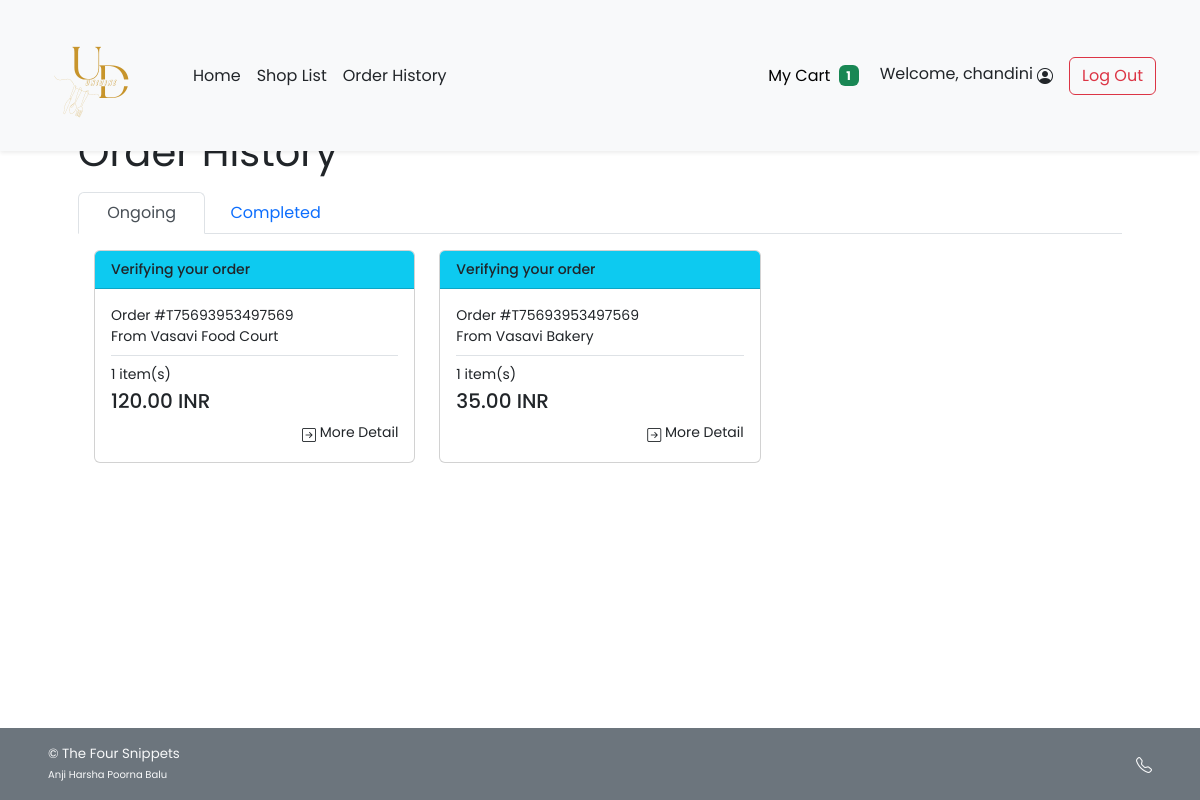
/cust_order_history.php (signed in), run on an earlier commit of the app's database.
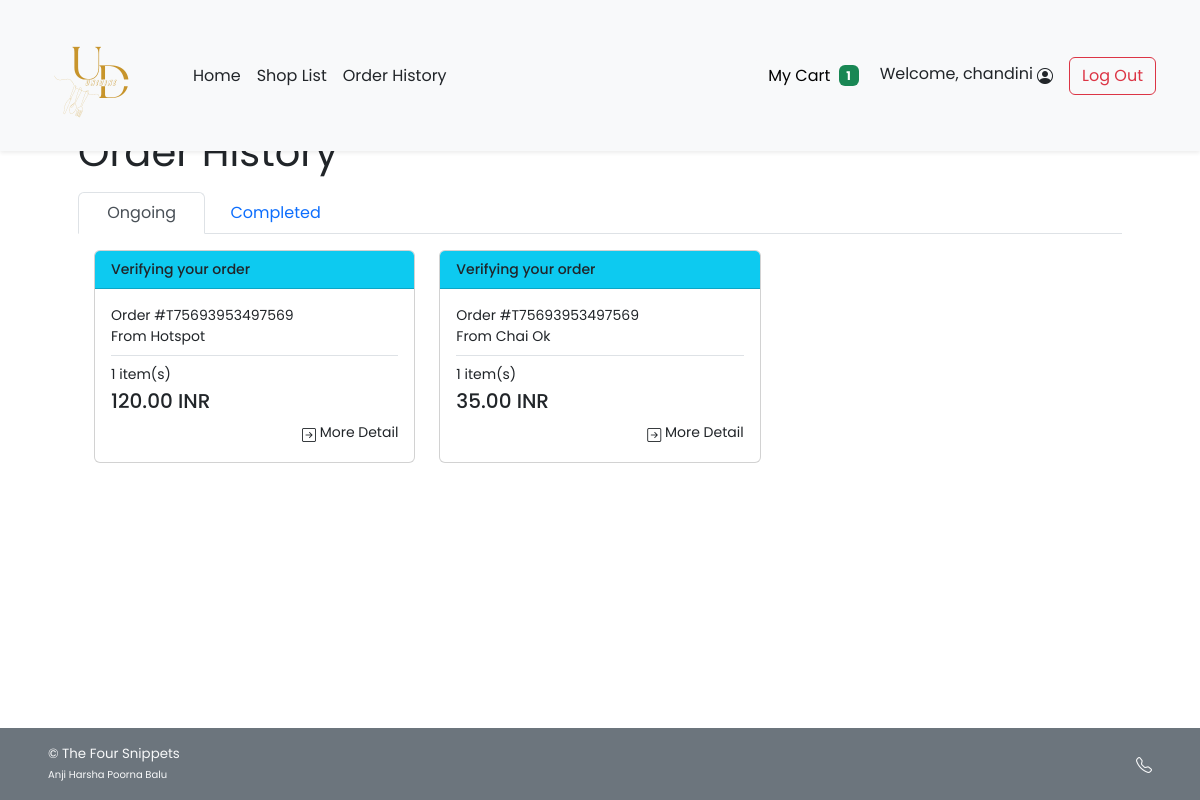
And on a later commit of the database.
### tables this page shows
CREATE TABLE `order_header` (
  `orh_id` int(11) NOT NULL,
  `c_id` int(11) NOT NULL,
  `s_id` int(11) NOT NULL,
  `p_id` int(11) NOT NULL,
  `orh_ordertime` timestamp NOT NULL DEFAULT current_timestamp(),
  `orh_orderstatus` varchar(45) NOT NULL,
  `orh_finishedtime` datetime DEFAULT NULL,
  `t_id` varchar(45) NOT NULL
);

CREATE TABLE `shop` (
  `s_username` varchar(45) NOT NULL,
  `s_pwd` varchar(45) NOT NULL,
  `s_name` varchar(100) NOT NULL,
  `s_location` varchar(100) NOT NULL,
  `s_email` varchar(100) NOT NULL,
  `s_phoneno` varchar(45) NOT NULL,
  `s_pic` text DEFAULT NULL,
  `s_id` int(11) NOT NULL
);

### cust_order_history.php (the view, shortened to what the changed rows need)
<!DOCTYPE html>
<html lang="en">
<head>
    <?php
    include("conn_db.php");
    include('head.php');
    ?>
    <link href="css/main.css" rel="stylesheet">
    <link href="css/menu.css" rel="stylesheet">
</head>
<body class="d-flex flex-column h-100">
    <div class="container px-5 py-4" id="shop-body">
        <div class="mb-3 text-wrap" id="shop-header">
            <h2 class="display-6 strong fw-normal">Order History</h2>
        </div>
        <div class="tab-content" id="nav-tabContent">
            <div class="tab-pane fade show active p-3" id="nav-ongoing" role="tabpanel" aria-labelledby="ongoing-tab">
                <?php
                $ongoing_query = "SELECT * FROM order_header WHERE c_id = {$_SESSION['cid']} AND orh_orderstatus <> 'FNSH';";
                $ongoing_result = $mysqli -> query($ongoing_query);
                $ongoing_num = $ongoing_result -> num_rows;
                if($ongoing_num>0){
            ?>
                <div class="row row-cols-1 row-cols-md-3">
                    <?php while($og_row = $ongoing_result -> fetch_array()){ ?>
                    <div class="col">
                        <a href="cust_order_detail.php?orh_id=<?php echo $og_row["orh_id"]?>"
                            class="text-dark text-decoration-none">
                            <div class="card mb-3">
                                <?php if($og_row["orh_orderstatus"]=="VRFY"){ ?>
                                <div class="card-header bg-info text-dark justify-content-between">
                                  <small class="me-auto d-flex" style="font-weight: 500;">Verifying your order</small>
                                </div>
                                <?php  } else if($og_row["orh_orderstatus"]=="ACPT"){ ?>
                                <div class="card-header bg-secondary text-dark justify-content-between">
                                    <small class="me-auto d-flex" style="font-weight: 500;">Accepted your order</small>
                                </div>
                                <?php }else if($og_row["orh_orderstatus"]=="PREP"){?>
                                <div class="card-header bg-warning justify-content-between">
                                    <small class="me-auto d-flex" style="font-weight: 500;">Preparing your order</small>
                                </div>
                                <?php }else if($og_row["orh_orderstatus"]=="RDPK"){?>
                                <div class="card-header bg-primary text-white justify-content-between">
                                    <small class="me-auto d-flex" style="font-weight: 500;">Your order is ready for
                                        pick-up</small>
                                </div>
                                <?php }else if($og_row["orh_orderstatus"]=="CNCL"){?>
                                <div class="card-header bg-danger text-white justify-content-between">
                                    <small class="me-auto d-flex" style="font-weight: 500;">Order Cancelled</small>
                                </div>
                                <?php }else{?>
                                <div class="card-header bg-success text-white justify-content-between">
                                    <small class="me-auto d-flex" style="font-weight: 500;">Order Finished</small>
                                </div><?php } ?>
                                <div class="card-body">
                                    <div class="card-text row row-cols-1 small">
                                        <div class="col">Order #<?php echo $og_row["t_id"];?></div>
                                        <div class="col mb-2">From
                                            <?php
                                            $shop_query = "SELECT s_name FROM shop WHERE s_id = {$og_row['s_id']};";
                                            $shop_arr = $mysqli -> query($shop_query) -> fetch_array();
                                            echo $shop_arr["s_name"];
                                        ?>
                                        </div>
                                        <?php
                                        $ord_query = "SELECT COUNT(*) AS cnt,SUM(ord_amount*ord_buyprice) AS gt FROM order_detail
                                        WHERE orh_id = {$og_row['orh_id']}";
                                        $ord_arr = $mysqli -> query($ord_query) -> fetch_array();
                                    ?>
                                        <div class="col pt-2 border-top"><?php echo $ord_arr["cnt"]?> item(s)</div>
                                        <div class="col mt-1 mb-2"><strong class="h5"><?php echo $ord_arr["gt"]?>
                                                INR</strong></div>
                                        <div class="col text-end">
                                            <a href="cust_order_detail.php?orh_id=<?php echo $og_row["orh_id"]?>"
                                                class="text-dark text-decoration-none">
                                                <i class="bi bi-arrow-right-square"></i> More Detail
                                            </a>
                                        </div>
                                    </div>
                                </div>
                            </div>
                        </a>
                    </div>
                    <?php } ?>
                </div>
                <?php } ?>
            </div>
        </div>
    </div>
</body>
</html>

What changed in the data, as far as the page shows it:
changed through a linked row, order_header: s.s_name "Vasavi Food Court" → "Hotspot"
changed through a linked row, order_header: s.s_name "Vasavi Bakery" → "Chai Ok"
